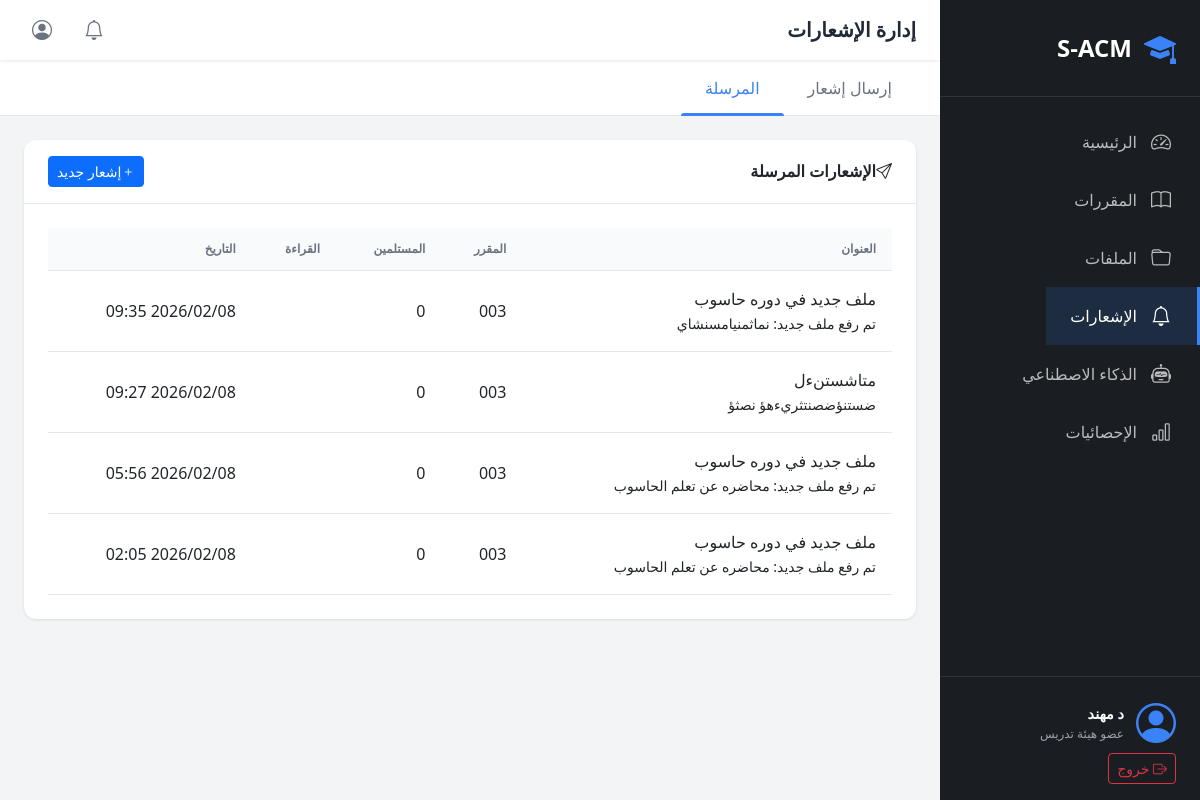
The page /notifications/instructor/ (signed in) on the database its author committed.
### apps/accounts/models.py (models this page shows, shortened)
class User(AbstractBaseUser, PermissionsMixin):
    ACCOUNT_STATUS_CHOICES = [
        ('inactive', 'غير مفعّل'),
        ('active', 'مفعّل'),
        ('suspended', 'موقوف'),
    ]
    academic_id = models.CharField(
        max_length=50,
        unique=True,
        verbose_name='الرقم الأكاديمي/الوظيفي',
        help_text='الرقم الأكاديمي للطالب أو الرقم الوظيفي للموظف'
    )
    id_card_number = models.CharField(
        max_length=50,
        unique=True,
        verbose_name='رقم البطاقة الشخصية',
        help_text='يستخدم للتحقق من الهوية عند التفعيل'
    )
    full_name = models.CharField(
        max_length=150,
        verbose_name='الاسم الكامل'
    )
    email = models.EmailField(
        unique=True,
        blank=True,
        null=True,
        verbose_name='البريد الإلكتروني',
        help_text='يتم تعيينه عند التفعيل'
    )
    account_status = models.CharField(
        max_length=20,
        choices=ACCOUNT_STATUS_CHOICES,
        default='inactive',
        verbose_name='حالة الحساب'
    )
    role = models.ForeignKey(
        Role,
        on_delete=models.PROTECT,
        related_name='users',
        verbose_name='الدور',
        null=True,
        blank=True
    )
    major = models.ForeignKey(
        Major,
        on_delete=models.SET_NULL,
        related_name='students',
        verbose_name='التخصص',
        null=True,
        blank=True,
        help_text='للطلاب فقط'
    )
    level = models.ForeignKey(
        Level,
        on_delete=models.SET_NULL,
        related_name='students',
        verbose_name='المستوى',
        null=True,
        blank=True,
        help_text='للطلاب فقط'
    )
    is_staff = models.BooleanField(default=False, verbose_name='موظف')
    is_active = models.BooleanField(default=True, verbose_name='نشط')
    date_joined = models.DateTimeField(default=timezone.now, verbose_name='تاريخ الانضمام')
    last_login = models.DateTimeField(null=True, blank=True, verbose_name='آخر تسجيل دخول')
    profile_picture = models.ImageField(
        upload_to='profiles/',
        blank=True,
        null=True,
        verbose_name='صورة الملف الشخصي'
    )
    phone_number = models.CharField(
        max_length=20,
        blank=True,
        null=True,
        verbose_name='رقم الهاتف'
    )
    objects = UserManager()
    USERNAME_FIELD = 'academic_id'
    REQUIRED_FIELDS = ['full_name', 'id_card_number']
    class Meta:
        db_table = 'users'
        verbose_name = 'مستخدم'
        verbose_name_plural = 'المستخدمون'
        indexes = [
            models.Index(fields=['academic_id']),
            models.Index(fields=['email']),
            models.Index(fields=['account_status']),
        ]
    def is_admin(self):
        return self.role and self.role.code == Role.ADMIN
    def is_instructor(self):
        return self.role and self.role.code == Role.INSTRUCTOR
    def is_student(self):
        return self.role and self.role.code == Role.STUDENT

### apps/notifications/models.py (models this page shows, shortened)
class Notification(models.Model):
    NOTIFICATION_TYPES = [
        ('general', 'إشعار عام'),
        ('course', 'إشعار مقرر'),
        ('file_upload', 'رفع ملف جديد'),
        ('announcement', 'إعلان'),
        ('system', 'إشعار نظام'),
    ]
    PRIORITY_CHOICES = [
        ('low', 'منخفضة'),
        ('normal', 'عادية'),
        ('high', 'عالية'),
        ('urgent', 'عاجلة'),
    ]
    sender = models.ForeignKey(
        settings.AUTH_USER_MODEL,
        on_delete=models.SET_NULL,
        null=True,
        related_name='sent_notifications',
        verbose_name='المرسل'
    )
    title = models.CharField(
        max_length=255,
        verbose_name='عنوان الإشعار'
    )
    body = models.TextField(
        verbose_name='محتوى الإشعار'
    )
    notification_type = models.CharField(
        max_length=20,
        choices=NOTIFICATION_TYPES,
        default='general',
        verbose_name='نوع الإشعار'
    )
    priority = models.CharField(
        max_length=10,
        choices=PRIORITY_CHOICES,
        default='normal',
        verbose_name='الأولوية'
    )
    course = models.ForeignKey(
        'courses.Course',
        on_delete=models.CASCADE,
        null=True,
        blank=True,
        related_name='notifications',
        verbose_name='المقرر المرتبط'
    )
    file = models.ForeignKey(
        'courses.LectureFile',
        on_delete=models.SET_NULL,
        null=True,
        blank=True,
        related_name='notifications',
        verbose_name='الملف المرتبط'
    )
    created_at = models.DateTimeField(
        auto_now_add=True,
        verbose_name='تاريخ الإنشاء'
    )
    expires_at = models.DateTimeField(
        null=True,
        blank=True,
        verbose_name='تاريخ انتهاء الصلاحية'
    )
    is_active = models.BooleanField(
        default=True,
        verbose_name='نشط'
    )
    class Meta:
        db_table = 'notifications'
        verbose_name = 'إشعار'
        verbose_name_plural = 'الإشعارات'
        ordering = ['-created_at']
        indexes = [
            models.Index(fields=['notification_type']),
            models.Index(fields=['created_at']),
            models.Index(fields=['course']),
        ]
    def get_recipients_count(self):
        return self.recipients.count()
    def get_read_count(self):
        return self.recipients.filter(is_read=True).count()

### apps/courses/models.py (models this page shows, shortened)
class Course(models.Model):
    course_name = models.CharField(
        max_length=150,
        verbose_name='اسم المقرر'
    )
    course_code = models.CharField(
        max_length=20,
        unique=True,
        verbose_name='رمز المقرر'
    )
    description = models.TextField(
        blank=True,
        null=True,
        verbose_name='وصف المقرر'
    )
    level = models.ForeignKey(
        'accounts.Level',
        on_delete=models.PROTECT,
        related_name='courses',
        verbose_name='المستوى'
    )
    semester = models.ForeignKey(
        'accounts.Semester',
        on_delete=models.PROTECT,
        related_name='courses',
        verbose_name='الفصل الدراسي'
    )
    credit_hours = models.PositiveIntegerField(
        default=3,
        verbose_name='الساعات المعتمدة'
    )
    is_active = models.BooleanField(
        default=True,
        verbose_name='نشط'
    )
    created_at = models.DateTimeField(
        auto_now_add=True,
        verbose_name='تاريخ الإنشاء'
    )
    updated_at = models.DateTimeField(
        auto_now=True,
        verbose_name='تاريخ التحديث'
    )
    class Meta:
        db_table = 'courses'
        verbose_name = 'مقرر'
        verbose_name_plural = 'المقررات'
        ordering = ['course_code']
        indexes = [
            models.Index(fields=['course_code']),
            models.Index(fields=['level', 'semester']),
        ]

### apps/notifications/views/instructor.py (the view)
# urls.py: path('instructor/', views.InstructorNotificationListView.as_view(), name='instructor_list'),
class InstructorNotificationListView(LoginRequiredMixin, InstructorRequiredMixin, ListView):
    template_name = 'instructor_panel/notifications/list.html'
    context_object_name = 'notifications'
    paginate_by = 20
    def get_context_data(self, **kwargs):
        context = super().get_context_data(**kwargs)
        context['active_page'] = 'notifications'
        return context
    def get_queryset(self):
        return Notification.objects.filter(
            sender=self.request.user
        ).order_by('-created_at')

### templates/instructor_panel/notifications/list.html (shortened to what this page needs)
{% extends 'instructor_panel/base_instructor.html' %}
{% block page_title %}إدارة الإشعارات{% endblock %}
{% block page_tabs %}
<div class="page-tabs">
    <ul class="nav nav-tabs">
        <li class="nav-item">
            <a href="{% url 'notifications:instructor_create' %}" class="nav-link">إرسال إشعار</a>
        </li>
        <li class="nav-item">
            <a href="{% url 'notifications:instructor_sent' %}" class="nav-link active">المرسلة</a>
        </li>
    </ul>
</div>
{% endblock %}
{% block content %}
<div class="data-card">
    <div class="card-header">
        <h3><i class="bi bi-send me-2"></i>الإشعارات المرسلة</h3>
        <a href="{% url 'notifications:instructor_create' %}" class="btn btn-sm btn-primary">
            <i class="bi bi-plus me-1"></i>إشعار جديد
        </a>
    </div>
    <div class="card-body p-0">
        {% if notifications %}
        <table class="data-table">
            <thead>
                <tr>
                    <th>العنوان</th>
                    <th>المقرر</th>
                    <th>المستلمين</th>
                    <th>القراءة</th>
                    <th>التاريخ</th>
                </tr>
            </thead>
            <tbody>
                {% for notification in notifications %}
                <tr>
                    <td>
                        <div class="fw-medium">{{ notification.title }}</div>
                        <small class="text-muted">{{ notification.body|truncatewords:10 }}</small>
                    </td>
                    <td>
                        {% if notification.course %}
                        {{ notification.course.course_code }}
                        {% else %}
                        <span class="text-muted">-</span>
                        {% endif %}
                    </td>
                    <td>{{ notification.get_recipients_count }}</td>
                    <td>
                        <span class="badge bg-success">{{ notification.get_read_count }}</span>
                    </td>
                    <td>{{ notification.created_at|date:"Y/m/d H:i" }}</td>
                </tr>
                {% endfor %}
            </tbody>
        </table>
        {% endif %}
    </div>
</div>
{% endblock %}

### templates/instructor_panel/base_instructor.html (shortened to what this page needs)
{% load static %}
<!DOCTYPE html>
<html lang="ar" dir="rtl">
<head>
    <link href="{% static 'vendor/bootstrap/bootstrap.rtl.min.css' %}" rel="stylesheet">
    <link href="https://cdn.jsdelivr.net/npm/bootstrap-icons@1.11.1/font/bootstrap-icons.css" rel="stylesheet">
    <link href="{% static 'css/instructor-panel.css' %}" rel="stylesheet">
</head>
<body>
    <div class="instructor-wrapper">
        <aside class="instructor-sidebar">
            <div class="sidebar-header">
                <a href="{% url 'courses:instructor_dashboard' %}" class="sidebar-brand">
                    <i class="bi bi-mortarboard-fill"></i>
                    <span>S-ACM</span>
                </a>
            </div>
            <nav class="sidebar-nav">
                <ul class="nav flex-column">
                    <li class="nav-item">
                        <a href="{% url 'courses:instructor_dashboard' %}"
                            class="nav-link {% if active_page == 'dashboard' %}active{% endif %}">
                            <i class="bi bi-speedometer2"></i>
                            <span>الرئيسية</span>
                        </a>
                    </li>
                    <li class="nav-item">
                        <a href="{% url 'courses:instructor_course_list' %}"
                            class="nav-link {% if active_page == 'courses' %}active{% endif %}">
                            <i class="bi bi-book"></i>
                            <span>المقررات</span>
                        </a>
                    </li>
                    <li class="nav-item">
                        <a href="{% url 'courses:file_upload' %}"
                            class="nav-link {% if active_page == 'files' %}active{% endif %}">
                            <i class="bi bi-folder"></i>
                            <span>الملفات</span>
                        </a>
                    </li>
                    <li class="nav-item">
                        <a href="{% url 'notifications:instructor_create' %}"
                            class="nav-link {% if active_page == 'notifications' %}active{% endif %}">
                            <i class="bi bi-bell"></i>
                            <span>الإشعارات</span>
                        </a>
                    </li>
                    <li class="nav-item">
                        <a href="{% url 'ai_features:usage_stats' %}"
                            class="nav-link {% if active_page == 'ai' %}active{% endif %}">
                            <i class="bi bi-robot"></i>
                            <span>الذكاء الاصطناعي</span>
                        </a>
                    </li>
                    <li class="nav-item">
                        <a href="{% url 'courses:instructor_dashboard' %}?tab=stats"
                            class="nav-link {% if active_page == 'stats' %}active{% endif %}">
                            <i class="bi bi-bar-chart"></i>
                            <span>الإحصائيات</span>
                        </a>
                    </li>
                </ul>
            </nav>
            <div class="sidebar-footer">
                <div class="user-info">
                    <div class="user-avatar">
                        <i class="bi bi-person-circle"></i>
                    </div>
                    <div class="user-details">
                        <span class="user-name">{{ user.full_name }}</span>
                        <span class="user-role">عضو هيئة تدريس</span>
                    </div>
                </div>
                <a href="{% url 'accounts:logout' %}" class="btn btn-sm btn-outline-danger w-100 mt-2">
                    <i class="bi bi-box-arrow-right"></i> خروج
                </a>
            </div>
        </aside>
        <main class="instructor-main">
            <header class="instructor-header">
                <div class="header-right">
                    <h1 class="page-title">{% block page_title %}لوحة التحكم{% endblock %}</h1>
                </div>
                <div class="header-left">
                    <a href="{% url 'notifications:list' %}" class="header-icon">
                        <i class="bi bi-bell"></i>
                    </a>
                    <a href="{% url 'accounts:profile' %}" class="header-icon">
                        <i class="bi bi-person-circle"></i>
                    </a>
                </div>
            </header>
            {% block page_tabs %}{% endblock %}
            <div class="instructor-content">
                {% block content %}{% endblock %}
            </div>
        </main>
    </div>
</body>
</html>

### rows shown on the page
User: full_name "د مهند"
Notification: title "ملف جديد في دوره حاسوب", body "تم رفع ملف جديد: نماثمنيامسنشاي", course.course_code "003", get_recipients_count "0", created_at "2026/02/08 09:35"
Notification: title "متاشستنءل", body "ضستنؤضصنتثريءهؤ نصثؤ", course.course_code "003", get_recipients_count "0", created_at "2026/02/08 09:27"
Notification: title "ملف جديد في دوره حاسوب", body "تم رفع ملف جديد: محاضره عن تعلم الحاسوب", course.course_code "003", get_recipients_count "0", created_at "2026/02/08 05:56"
Notification: title "ملف جديد في دوره حاسوب", body "تم رفع ملف جديد: محاضره عن تعلم الحاسوب", course.course_code "003", get_recipients_count "0", created_at "2026/02/08 02:05"
